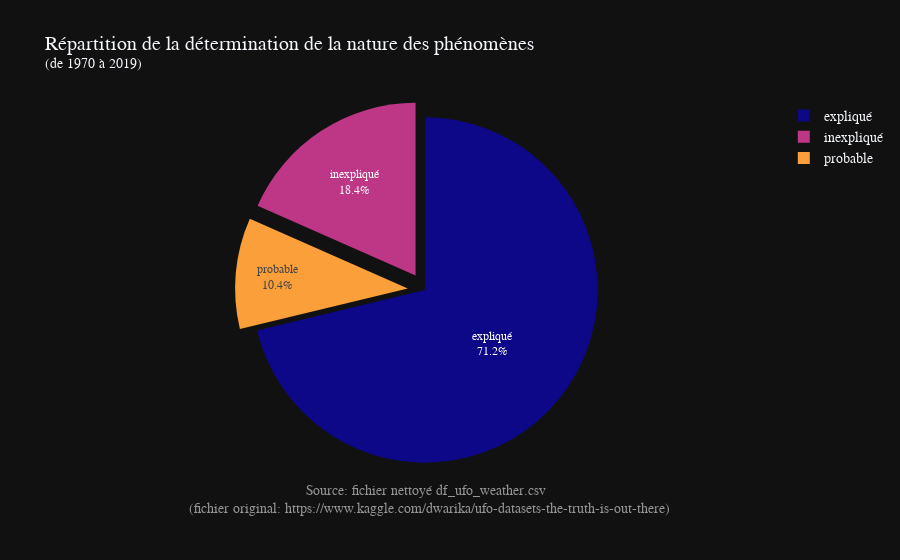

The notebook cell this image was saved under:
### Code cell
# Colors
colors = ['#0d0887', '#bd3786', '#fb9f3a', '#f0f921']

# Text
layout = go.Layout(title="Répartition de la détermination de la nature des phénomènes<br>"
                   "<sup>(de 1970 à 2019)</sup>",
                   font=dict(family='Arial',
                             size=14,
                             ),
                   template=TEMPLATE)

# Graph
fig = go.Figure(data=[go.Pie(labels=['expliqué', 'inexpliqué', 'probable'],
                             values=[12820, 3308, 1870])],                
                layout=layout)

# Text
fig.update_traces(hoverinfo='label+percent',
                  textfont_size=12,
                  textinfo='label+percent',
                  pull=[0, 0.1, 0.1, 0.1],
                  marker=dict(colors=colors,
                              line=dict(color='#FFFFFF',
                                        width=0))
                  )

# Annotations
annotations = []

# Source
annotations.append(dict(xref='paper', yref='paper', x=0.5, y=-0.005,
                        xanchor='center', yanchor='top',
                        text="Source: fichier nettoyé df_ufo_weather.csv<br>"
                        "  (fichier original: https://www.kaggle.com/dwarika/ufo-datasets-the-truth-is-out-there)",


                        font=dict(family='Arial',
                                  size=14,
                                  color='rgb(150,150,150)'),
                        showarrow=False))

fig.update_layout(annotations=annotations)
# fig.show()

### Figure 1 — Plotly figure (JSON) as saved in the notebook; plotly's stock layout.template omitted (floating-point values rounded to 4 significant figures)
{"data": [{"hoverinfo": "label+percent", "labels": ["expliqué", "inexpliqué", "probable"], "marker": {"colors": ["#0d0887", "#bd3786", "#fb9f3a", "#f0f921"], "line": {"color": "#FFFFFF", "width": 0}}, "pull": [0, 0.1, 0.1, 0.1], "textfont": {"size": 12}, "textinfo": "label+percent", "type": "pie", "values": [12820, 3308, 1870]}], "layout": {"annotations": [{"font": {"color": "rgb(150,150,150)", "family": "Arial", "size": 14}, "showarrow": false, "text": "Source: fichier nettoyé df_ufo_weather.csv<br>  (fichier original: https://www.kaggle.com/dwarika/ufo-datasets-the-truth-is-out-there)", "x": 0.5, "xanchor": "center", "xref": "paper", "y": -0.005, "yanchor": "top", "yref": "paper"}], "font": {"family": "Arial", "size": 14}, "title": {"text": "Répartition de la détermination de la nature des phénomènes<br><sup>(de 1970 à 2019)</sup>"}}}
